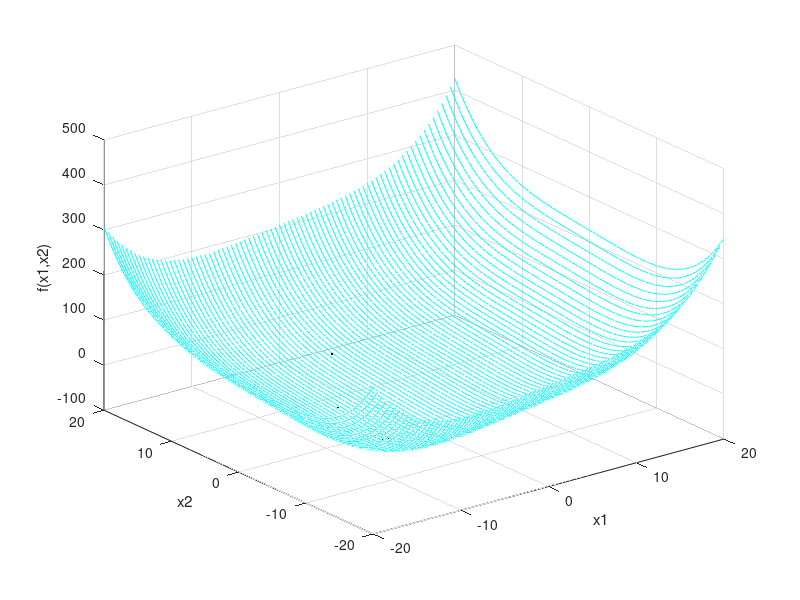
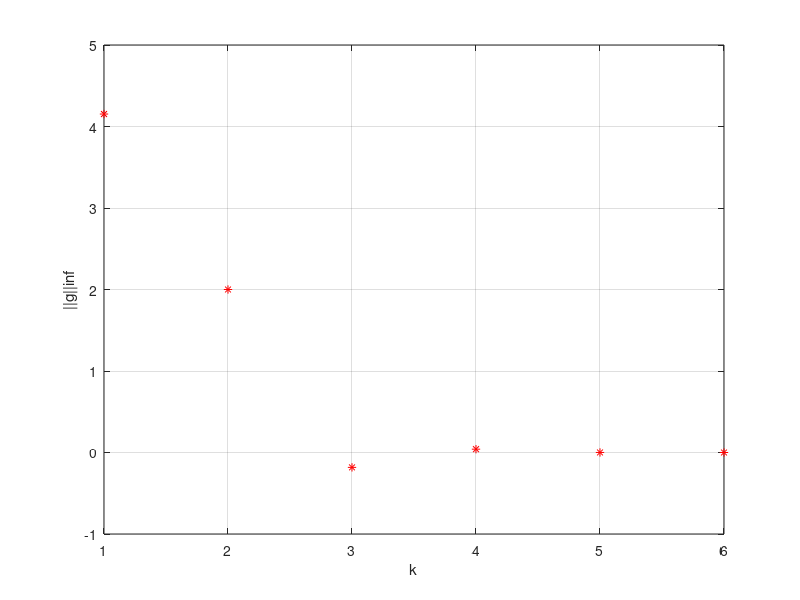

Write the MATLAB code that produced these figures, in order.
clear all 
close all
clc
%Defining grid
l=-20;
m=20;
del=0.5;
[x1p,x2p]=meshgrid(l:del:m,l:del:m);
%Defining the function
f=0.001*(x1p.^4 +x2p.^4) +3*x1p + 2*x2p + 6;
%Plotting the function
plot3(x1p,x2p,f,'cyan');
xlabel('x1');
ylabel('x2');
zlabel('f(x1,x2)');
grid on;
hold on;
%Defining the intital points
x0(1,1)=l+(m-l)*rand(1);
x0(2,1)=l+(m-l)*rand(1);
x=x0;
%Initializing Gradient vector
g=zeros(2,1);
%Initializing Tracking Array 
trackx1=[];
trackx2=[];
gtrack=[];
%Total no of iterations
kmax=100;
eps=0.00001;
for k=1:kmax
    %Defining Gradient Vector
    g(1,1)= 0.004*x(1)^3 + 3;
    g(2,1)= 0.004*x(2)^3 + 2;
    %Calculating the gain Factor
    h=-g;
    xtemp=x+h;
    ztemp=0.001*(x(1)^4 +x(2)^4) +3*x(1) + 2*x(2) + 6;
    ztemp2=0.001*(xtemp(1)^4 +xtemp(2)^4) +3*xtemp(1) + 2*xtemp(2) + 6;
    q0=ztemp;
    qh=ztemp + (h'*g);
    r= (ztemp - ztemp2)/(q0 - qh);
    %Updating h in case r in not appropriate
    while r <= 0.25 || r >= 0.75
        if r >= 0.75
            h=2*h;
            xtemp=x+h;
            ztemp=0.001*(x(1)^4 +x(2)^4) +3*x(1) + 2*x(2) + 6;
            ztemp2=0.001*(xtemp(1)^4 +xtemp(2)^4) +3*xtemp(1) + 2*xtemp(2) + 6;
            q0=ztemp;
            qh=ztemp + (h'*g);
            r= (ztemp - ztemp2)/(q0 - qh);
        end
        if r<= 0.25
            h=h/3;
            xtemp=x+h;
            ztemp=0.001*(x(1)^4 +x(2)^4) +3*x(1) + 2*x(2) + 6;
            ztemp2=0.001*(xtemp(1)^4 +xtemp(2)^4) +3*xtemp(1) + 2*xtemp(2) + 6;
            q0=ztemp;
            qh=ztemp + (h'*g);
            r= (ztemp - ztemp2)/(q0 - qh);
        end
    end
    %Tracking x1, x2, f and ||g||inf
    trackx1(k,1)=x(1);
    trackx2(k,1)=x(2);
    gtrack(k,1)= max(g(1,1),g(2,1));
    ftrack(k,1)=0.001*(x(1)^4 +x(2)^4) +3*x(1) + 2*x(2) + 6;
    %Setting the tolerance condition using Norm inf to break away from loop
    if abs(max(g(1,1),g(2,1)))<eps
        break
    end
    %Updating x
    x=x+h;
end
%Plotting the path taken i.e f(x1,x2) k
plot3(trackx1,trackx2,ftrack,'k.');
fprintf('Final Value of x1 and x2 is (%f,%f)\n',x(1),x(2));
fprintf('Number of Iterations taken %d\n',k);
figure;
%Plotting ||g||inf vs k
plot(gtrack,'r*');
grid on;
xlabel('k');
ylabel('||g||inf');
fprintf('Minimum Function value is %f \n',ftrack(k));


